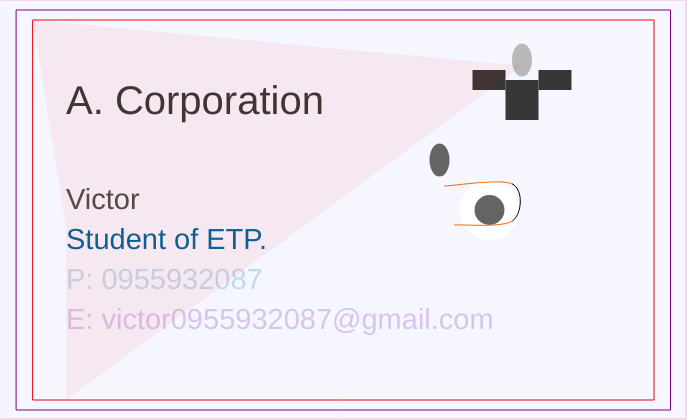
Frame 1 (no input)
Frame 60 (no input): identical to frame 1, image omitted
Frame 120 (the mouse pressed at the canvas centre since frame 60): identical to frame 1, image omitted

The p5.js sketch that drew this single still picture (run headless with seeded random() and noise() and a simulated clock; from frame 60 on, the mouse is pressed at the canvas centre):

// p5.js sketch
// ── sketch.js
// Print dimensions - good to keep ratios as variables throughout!
var cardH = 400;
var cardW = Math.round(cardH*1.636); // maintains aspect ratio throughout

// additional bleed and padding %
// use native JavaScript object Math to round - can't have decimals for pixels
var bleedPadW = Math.round(cardW*0.05);
var bleedPadH = Math.round(cardH*0.05);

// dimensions for bleed area
var bleedXmin = 0;
var bleedXmax = cardW + bleedPadW;
var bleedYmin = 0;
var bleedYmax = cardH + bleedPadH;

// dims for centered card area
var cardXmin = 0 + bleedPadW * 0.5;
var cardXmax = cardW;
var cardYmin = 0 + (bleedPadH * 0.5);
var cardYmax = cardH;

// dims for centered padding area
var padXmin = 0 + bleedPadW;
var padXmax = cardW - bleedPadW;
var padYmin = 0 + bleedPadH;
var padYmax = cardH - bleedPadH;


function setup() {
	createCanvas(cardW+bleedPadW, cardH+bleedPadH); // width and height of my canvas
	stroke("pink");
	rect(bleedXmin, bleedYmin, bleedXmax-1, bleedYmax-1); // minus one to make it visible inside canvas
	stroke("purple");
	rect(cardXmin, cardYmin, cardXmax, cardYmax); // centered
	stroke("red");
	rect(padXmin, padYmin, padXmax, padYmax); // centered
	background(15, 25, 255, 10);
	noStroke();

	// careful! see textSize is used by p5.js library, so don't name it as a var
	var fontSizeA = Math.round(cardH/10);
	fill(55);
	textSize(fontSizeA);
	text("A. Corporation", padXmin+bleedPadW, padYmax*0.3)
	var fontSizeNorm = Math.round(cardH/14); // maintain aspect ratio with text too
	fill(75);
	textSize(fontSizeNorm);
	text("Victor", padXmin+bleedPadW, padYmax*0.55);
	fill(0, 102, 153); // note color values - try to improve with cymk-style colors
	text("Student of ETP. ", padXmin+bleedPadW, (padYmax*0.55)+fontSizeA);
	fill(0, 102, 153, 51); // note 4th value is alpha (transparency)
	text("P: 0955932087", padXmin+bleedPadW, (padYmax*0.55)+(fontSizeA*2));
	fill(102, 0, 153, 51);
	text("E: victor0955932087@gmail.com", padXmin+bleedPadW, (padYmax*0.55)+(fontSizeA*3));
	//fill(102, 153, 0, 51);
	//text("W: a.people.me", padXmin+bleedPadW, (padYmax*0.55)+(fontSizeA*4));

	// create graphic for CEO figure
	fill(185);
	ellipse(padXmax - (bleedPadW*3), padYmin + (bleedPadH*2), bleedPadH, bleedPadW);
	fill(55);
	rectMode(CENTER); // center the rect at a location kind of like a circle instead of begining at a corner
	rect(padXmax - (bleedPadW*3), padYmin + (bleedPadH*4), bleedPadW, bleedPadH*2);
	rect(padXmax - (bleedPadW*4), padYmin + (bleedPadH*3), bleedPadW, bleedPadH);
	rect(padXmax - (bleedPadW*2), padYmin + (bleedPadH*3), bleedPadW, bleedPadH);
	fill(275, 0, 0, 15);
	quad(padXmax - (bleedPadW*3), padYmin + (bleedPadH*2.3), bleedPadW, bleedPadH, padXmin+bleedPadW, padYmax*0.6, padXmin+bleedPadW, padYmax+bleedPadH);

	// create graphic not CEO figures
	for (var i=0; i<6; i++) {
		push();
		translate(padXmax - (bleedPadW*5.5), padYmax - (bleedPadH*11));
		ellipseMode(RADIUS); // Set ellipseMode to RADIUS
fill(255); // Set fill to white
ellipse(50, 50, 30, 30); // Draw white ellipse using RADIUS mode

ellipseMode(CENTER); // Set ellipseMode to CENTER
fill(100); // Set fill to gray
ellipse(50, 50, 30, 30); // Draw gray ellipse using CENTER mode
		ellipse(0+bleedPadW*i, 0, bleedPadH, bleedPadW);
		fill(0, 102, 153); // note color values - try to improve with cymk-style colors
		rectMode(CORNER); // Default rectMode is CORNER
 // Set fill to white
 // Draw white rect using CORNER mode

rectMode(CORNERS); // Set rectMode to CORNERS
 // Set fill to gray
 // Draw gray rect using CORNERS mode
	noFill();
stroke(255, 102, 0);
curve(5, 26, 5, 26, 73, 24, 73, 61);
stroke(0);
curve(5, 26, 73, 24, 73, 61, 15, 65);
stroke(255, 102, 0);
curve(73, 24, 73, 61, 15, 65, 15, 65);}

	// more not-CEO figures - Only need to change 3 parameters
	for (var i=0; i<5; i++) {
		push();
		translate(padXmax - (bleedPadW*4.5), padYmax - (bleedPadH*7));
		rotate(TWO_PI*i);
		fill(75);
		ellipse(0+bleedPadW*i, 0, bleedPadH, bleedPadW);
		fill(0, 102, 153, 51); // note 4th value is alpha (transparency)
		rectMode(CENTER); // center the rect at a location kind of like a circle instead of begining at a corner
		rect(0+bleedPadW*i, 0 + (bleedPadH*2), bleedPadW, bleedPadH*2);
		rect(padXmax - (bleedPadW*4), padYmin + (bleedPadH*4), bleedPadW, bleedPadH);
		rect(padXmax - (bleedPadW*2), padYmin + (bleedPadH*4), bleedPadW, bleedPadH);
		pop();
	}

	// more not-CEO figures - Only need to change 3 parameters
	for (var i=0; i<4; i++) {
		push();
		translate(padXmax - (bleedPadW*3.5), padYmax - (bleedPadH*3));
		rotate(TWO_PI*i);
		fill(75);
		ellipse(0+bleedPadW*i, 0, bleedPadH, bleedPadW);
		fill(40, 0, 40, 69);
		rectMode(CENTER); // center the rect at a location kind of like a circle instead of begining at a corner
		rect(0+bleedPadW*i, 0 + (bleedPadH*2), bleedPadW, bleedPadH*2);
		rect(padXmax - (bleedPadW*4), padYmin + (bleedPadH*4), bleedPadW, bleedPadH);
		rect(padXmax - (bleedPadW*2), padYmin + (bleedPadH*4), bleedPadW, bleedPadH);
		pop();
	arc(50, 55, 50, 50, 0, HALF_PI);
noFill();
arc(50, 55, 60, 60, HALF_PI, PI);
arc(50, 55, 70, 70, PI, PI + QUARTER_PI);
arc(50, 55, 80, 80, PI + QUARTER_PI, TWO_PI);

	}

	
}

function draw() {


}
